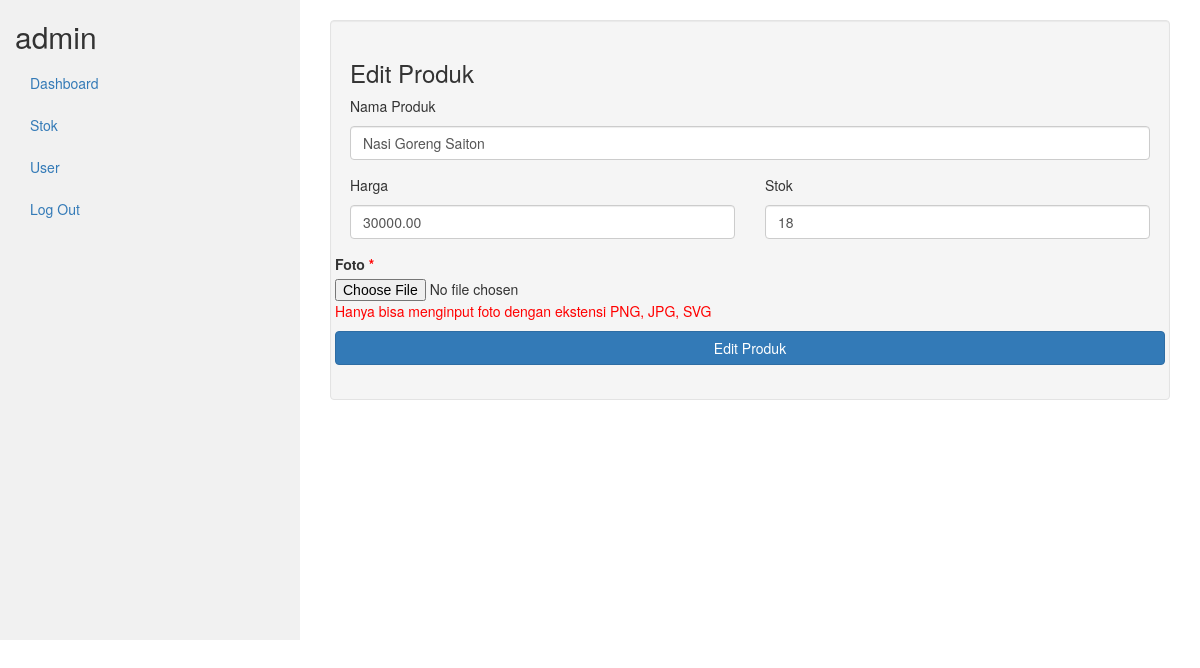
The page /petugas/index.php?page=edit-produk&ProdukID=443 (signed in) on the database its author committed.
### tables this page shows
CREATE TABLE `produk` (
  `ProdukID` int(11) NOT NULL,
  `NamaProduk` varchar(255) NOT NULL,
  `Harga` decimal(10,2) NOT NULL,
  `Stok` int(11) NOT NULL,
  `Terjual` int(11) NOT NULL,
  `Foto` text NOT NULL
);

### petugas/edit-produk.php (the view, shortened to what this page needs)
<?php
include_once("../koneksi/koneksi.php");
$id = $_GET['ProdukID'];
$result1 = mysqli_query($con, "SELECT * FROM produk WHERE ProdukID=$id");
while($user_data = mysqli_fetch_array($result1))
{
    $name = $user_data['NamaProduk'];
    $harga = $user_data['Harga'];
    $stok = $user_data['Stok'];
}
?>
        <div class="col-md-12">
            <div class="card well">
                <div class="card-header">
                    <h3 class="">Edit Produk</h3>
                </div>
                <div class="card-body">
                    <form class="pt-3 mt-3" action="" method="post" enctype="multipart/form-data">
                        <div class="form-group">
                            <p class="col-form-label" for="">Nama Produk</p>
                            <input type="text" name="NamaProduk" class="form-control" value="<?php echo $name; ?>" id="exampleInputEmail1" placeholder="Nama Barang">
                        </div>
                        <div class="row">
                            <div class="form-group col-sm-6">
                                <p class="col-form-label" for="">Harga</p>
                                <input type="number" name="Harga" class="form-control" value="<?php echo $harga; ?>" id="exampleInputEmail1" placeholder="0">
                            </div>
                            <div class="form-group col-sm-6">
                                <p class="col-form-label" for="">Stok</p>
                                <input type="number" name="Stok" class="form-control" value="<?php echo $stok; ?>" id="exampleInputEmail1" placeholder="0">
                            </div>
                            <div class="mb-3">
                                    <label for="foto" class="from-label">Foto<span style="color: red;"> *</span></label>
                                    <input type="file" class="from-control" id="Foto" value="<?php echo $foto;?>" name="foto">
                                    <p style="color: red;">Hanya bisa menginput foto dengan ekstensi PNG, JPG, SVG</p>
                                </div>
                                 <div class="form-group">
                            <button class="btn btn-block btn-primary" name="update">Edit Produk</button>
                        </div>
                    </form>
                </div>
            </div>
        </div>

### rows shown on the page
produk: NamaProduk "Nasi Goreng Saiton", Harga "30000.00", Stok "18"

### other values the page prints
$level "admin"
